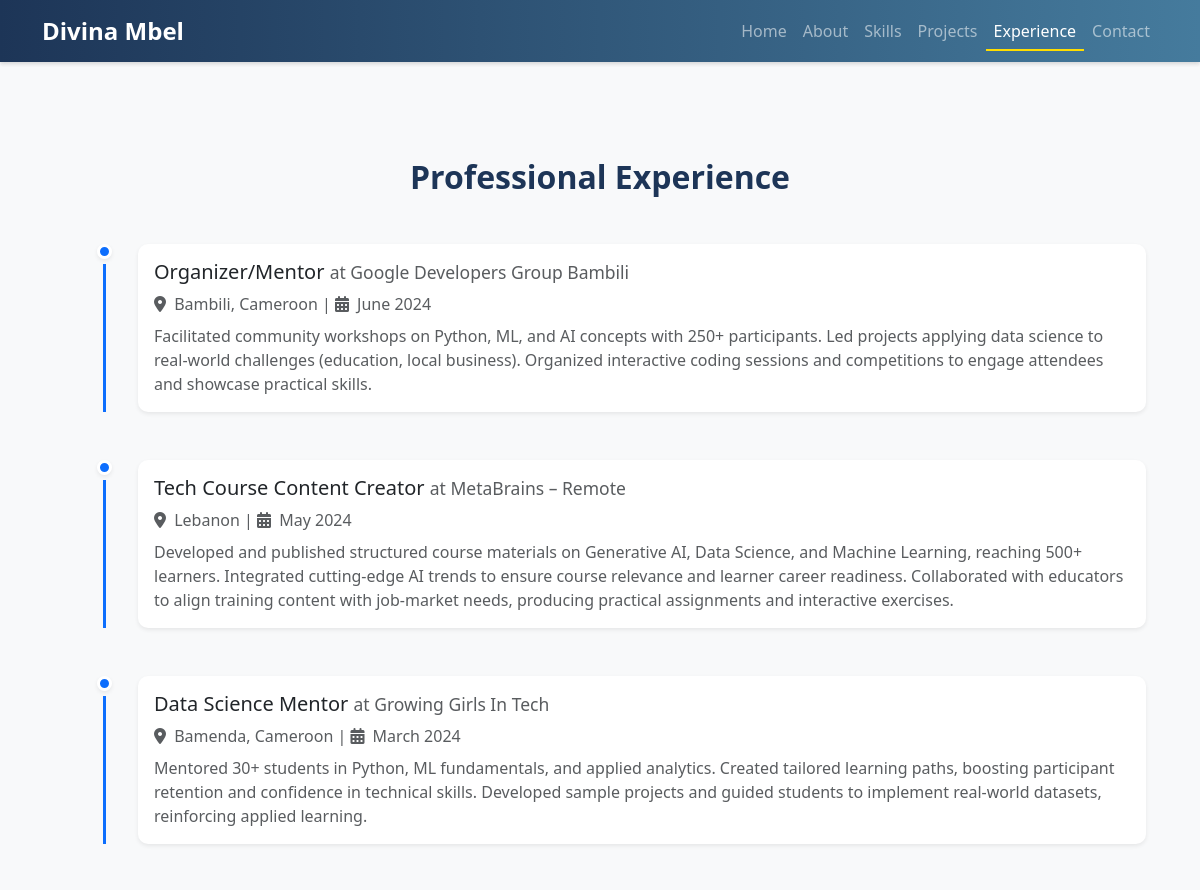
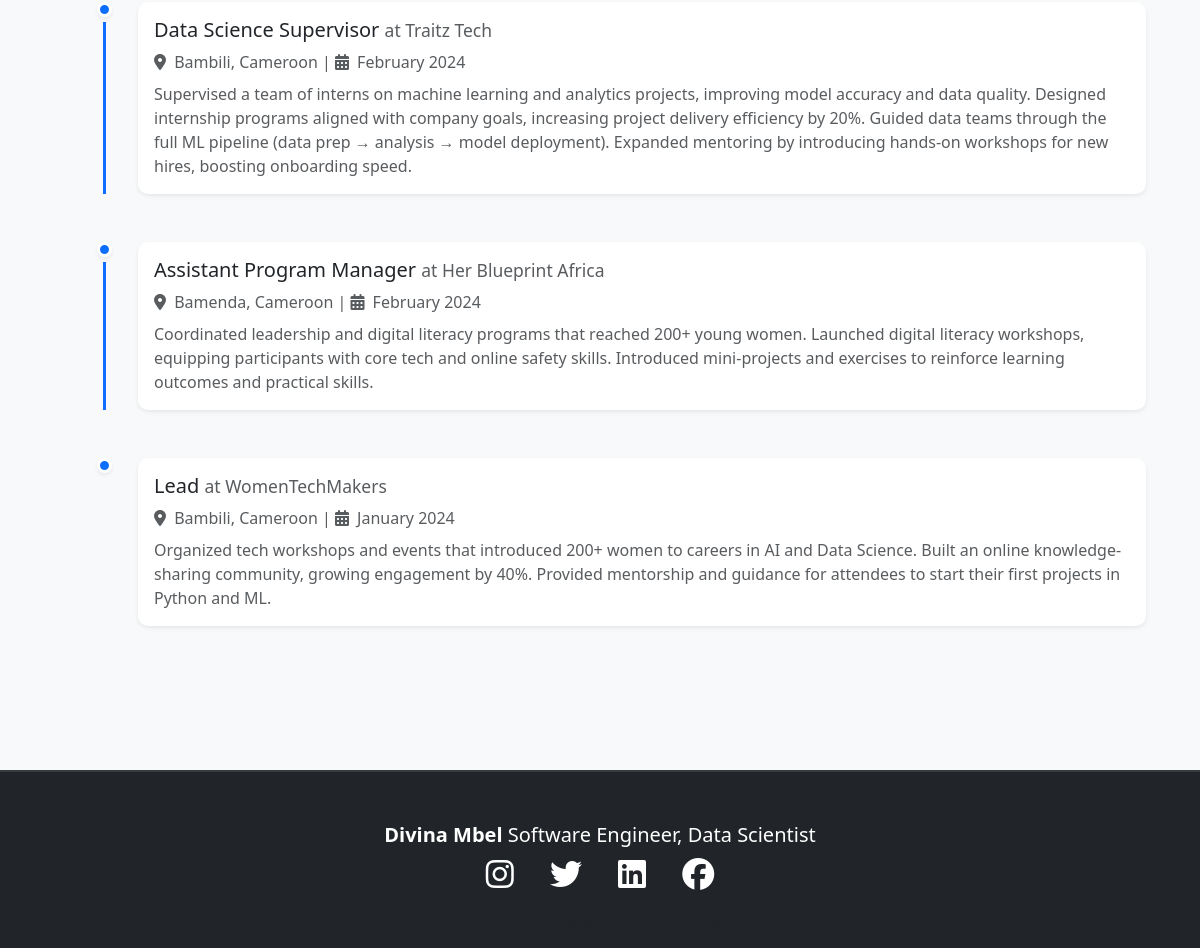
The app's page /experience/ with its own data (2 pictures, top to bottom).
### portfolio/models.py (models this page shows)
class Experience(models.Model):
    title = models.CharField(max_length=200)
    role = models.CharField(max_length=200, blank=True)
    description = models.TextField()
    date = models.DateField()
    location = models.CharField(max_length=200, blank=True)
    icon = models.ImageField(upload_to='experience_icons/', blank=True, null=True)  # optional small icon

### portfolio/views.py (the view)
# urls.py: path('experience/', views.experience, name='experience'),
def experience(request):
    experiences = Experience.objects.all().order_by('-date')  # most recent first
    return render(request, 'experience.html', {'experiences': experiences})

### portfolio/templates/experience.html (shortened to what this page needs)
{% extends 'base.html' %}
{% block content %}
<div class="container py-5">
  <h2 class="mb-5 text-center fw-bold" style="color:#1d3557;">Professional Experience</h2>
  <div class="timeline position-relative">
    {% for exp in experiences %}
    <div class="timeline-item d-flex mb-5 position-relative">
      <div class="timeline-marker me-4 d-flex flex-column align-items-center">
        <div class="marker bg-primary shadow-sm"></div>
        {% if not forloop.last %}
        <div class="timeline-line flex-grow-1 bg-primary"></div>
        {% endif %}
      </div>
      <div class="card shadow-sm flex-grow-1">
        <div class="card-body">
          <h5 class="card-title">{{ exp.title }} <small class="text-muted">at {{ exp.role }}</small></h5>
          <p class="text-muted mb-2">
            <i class="fa fa-map-marker-alt me-1"></i> {{ exp.location }} |
            <i class="fa fa-calendar-alt me-1"></i> {{ exp.date|date:"F Y" }}
          </p>
          <p class="card-text text-muted">
            {{ exp.description }}
          </p>
        </div>
      </div>
    </div>
    {% endfor %}
  </div>
</div>
{% endblock %}

### portfolio/static/css/style.css (style rules this page uses)
body { font-family: "Inter", system-ui, -apple-system, "Segoe UI", Roboto, "Helvetica Neue", Arial; }

### portfolio/templates/experience.html (style rules this page uses)
.timeline { position: relative; margin: 0 auto; padding-left: 40px; }
.timeline-marker { position: relative; width: 20px; flex-shrink: 0; }
.marker { width: 15px; height: 15px; border-radius: 50%; background-color: #1d3557; border: 3px solid #fff; transition: transform 0.3s; }
.timeline-line { width: 3px; flex-grow: 1; margin-top: 5px; }
.card { border: none; border-radius: 10px; transition: transform 0.3s ease, box-shadow 0.3s ease; }

### portfolio/templates/base.html (style rules this page uses)
body { font-family: 'Segoe UI', Tahoma, Geneva, Verdana, sans-serif; }

### records on screen
Experience: title "Organizer/Mentor", role "Google Developers Group Bambili", location "Bambili, Cameroon", date "June 2024", description "Facilitated community workshops on Python, ML, and AI concepts with 250+ participants. Led projects applying data science to real-world challenges (education, local business). Organized interactive coding sessions and competitions to engage attendees and showcase practical skills."
Experience: title "Tech Course Content Creator", role "MetaBrains – Remote", location "Lebanon", date "May 2024", description "Developed and published structured course materials on Generative AI, Data Science, and Machine Learning, reaching 500+ learners. Integrated cutting-edge AI trends to ensure course relevance and learner career readiness. Collaborated with educators to align training content with job-market needs, producing practical assignments and interactive exercises."
Experience: title "Data Science Mentor", role "Growing Girls In Tech", location "Bamenda, Cameroon", date "March 2024", description "Mentored 30+ students in Python, ML fundamentals, and applied analytics. Created tailored learning paths, boosting participant retention and confidence in technical skills. Developed sample projects and guided students to implement real-world datasets, reinforcing applied learning."
Experience: title "Data Science Supervisor", role "Traitz Tech", location "Bambili, Cameroon", date "February 2024", description "Supervised a team of interns on machine learning and analytics projects, improving model accuracy and data quality. Designed internship programs aligned with company goals, increasing project delivery efficiency by 20%. Guided data teams through the full ML pipeline (data prep → analysis → model deployment). Expanded mentoring by introducing hands-on workshops for new hires, boosting onboarding speed."
Experience: title "Assistant Program Manager", role "Her Blueprint Africa", location "Bamenda, Cameroon", date "February 2024", description "Coordinated leadership and digital literacy programs that reached 200+ young women. Launched digital literacy workshops, equipping participants with core tech and online safety skills. Introduced mini-projects and exercises to reinforce learning outcomes and practical skills."
Experience: title "Lead", role "WomenTechMakers", location "Bambili, Cameroon", date "January 2024", description "Organized tech workshops and events that introduced 200+ women to careers in AI and Data Science. Built an online knowledge-sharing community, growing engagement by 40%. Provided mentorship and guidance for attendees to start their first projects in Python and ML."
